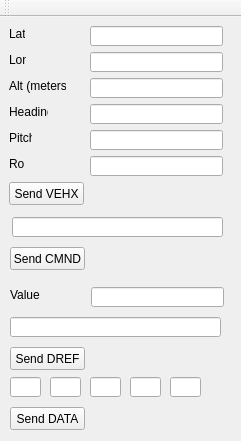
<?xml version="1.0" encoding="UTF-8"?>
<ui version="4.0">
 <class>XPlaneControlClass</class>
 <widget class="QMainWindow" name="XPlaneControlClass">
  <property name="geometry">
   <rect>
    <x>0</x>
    <y>0</y>
    <width>241</width>
    <height>441</height>
   </rect>
  </property>
  <property name="windowTitle">
   <string>XPlaneControl</string>
  </property>
  <widget class="QWidget" name="centralWidget">
   <widget class="QLabel" name="label">
    <property name="geometry">
     <rect>
      <x>9</x>
      <y>9</y>
      <width>16</width>
      <height>16</height>
     </rect>
    </property>
    <property name="text">
     <string>Lat</string>
    </property>
   </widget>
   <widget class="QLineEdit" name="lineLat">
    <property name="geometry">
     <rect>
      <x>90</x>
      <y>9</y>
      <width>133</width>
      <height>20</height>
     </rect>
    </property>
   </widget>
   <widget class="QLabel" name="label_2">
    <property name="geometry">
     <rect>
      <x>9</x>
      <y>35</y>
      <width>17</width>
      <height>16</height>
     </rect>
    </property>
    <property name="text">
     <string>Lon</string>
    </property>
   </widget>
   <widget class="QLineEdit" name="lineLon">
    <property name="geometry">
     <rect>
      <x>90</x>
      <y>35</y>
      <width>133</width>
      <height>20</height>
     </rect>
    </property>
   </widget>
   <widget class="QLabel" name="label_3">
    <property name="geometry">
     <rect>
      <x>9</x>
      <y>61</y>
      <width>57</width>
      <height>16</height>
     </rect>
    </property>
    <property name="text">
     <string>Alt (meters)</string>
    </property>
   </widget>
   <widget class="QLineEdit" name="lineAlt">
    <property name="geometry">
     <rect>
      <x>90</x>
      <y>61</y>
      <width>133</width>
      <height>20</height>
     </rect>
    </property>
   </widget>
   <widget class="QLabel" name="label_4">
    <property name="geometry">
     <rect>
      <x>9</x>
      <y>87</y>
      <width>39</width>
      <height>16</height>
     </rect>
    </property>
    <property name="text">
     <string>Heading</string>
    </property>
   </widget>
   <widget class="QLineEdit" name="lineHeading">
    <property name="geometry">
     <rect>
      <x>90</x>
      <y>87</y>
      <width>133</width>
      <height>20</height>
     </rect>
    </property>
   </widget>
   <widget class="QLabel" name="label_5">
    <property name="geometry">
     <rect>
      <x>9</x>
      <y>113</y>
      <width>23</width>
      <height>16</height>
     </rect>
    </property>
    <property name="text">
     <string>Pitch</string>
    </property>
   </widget>
   <widget class="QLineEdit" name="linePitch">
    <property name="geometry">
     <rect>
      <x>90</x>
      <y>113</y>
      <width>133</width>
      <height>20</height>
     </rect>
    </property>
   </widget>
   <widget class="QLabel" name="label_6">
    <property name="geometry">
     <rect>
      <x>9</x>
      <y>139</y>
      <width>16</width>
      <height>16</height>
     </rect>
    </property>
    <property name="text">
     <string>Roll</string>
    </property>
   </widget>
   <widget class="QLineEdit" name="lineRoll">
    <property name="geometry">
     <rect>
      <x>90</x>
      <y>139</y>
      <width>133</width>
      <height>20</height>
     </rect>
    </property>
   </widget>
   <widget class="QPushButton" name="pushSendVEHX">
    <property name="geometry">
     <rect>
      <x>9</x>
      <y>165</y>
      <width>75</width>
      <height>23</height>
     </rect>
    </property>
    <property name="text">
     <string>Send VEHX</string>
    </property>
   </widget>
   <widget class="QPushButton" name="pushSendCMND">
    <property name="geometry">
     <rect>
      <x>10</x>
      <y>230</y>
      <width>75</width>
      <height>23</height>
     </rect>
    </property>
    <property name="text">
     <string>Send CMND</string>
    </property>
   </widget>
   <widget class="QLineEdit" name="lineCmdPath">
    <property name="geometry">
     <rect>
      <x>12</x>
      <y>200</y>
      <width>211</width>
      <height>20</height>
     </rect>
    </property>
   </widget>
   <widget class="QLineEdit" name="lineDrefValue">
    <property name="geometry">
     <rect>
      <x>91</x>
      <y>270</y>
      <width>133</width>
      <height>20</height>
     </rect>
    </property>
   </widget>
   <widget class="QLabel" name="label_7">
    <property name="geometry">
     <rect>
      <x>10</x>
      <y>270</y>
      <width>31</width>
      <height>16</height>
     </rect>
    </property>
    <property name="text">
     <string>Value</string>
    </property>
   </widget>
   <widget class="QLineEdit" name="lineDrefPath">
    <property name="geometry">
     <rect>
      <x>10</x>
      <y>300</y>
      <width>211</width>
      <height>20</height>
     </rect>
    </property>
   </widget>
   <widget class="QPushButton" name="pushSendDREF">
    <property name="geometry">
     <rect>
      <x>10</x>
      <y>330</y>
      <width>75</width>
      <height>23</height>
     </rect>
    </property>
    <property name="text">
     <string>Send DREF</string>
    </property>
   </widget>
   <widget class="QLineEdit" name="lineDataIndex">
    <property name="geometry">
     <rect>
      <x>10</x>
      <y>360</y>
      <width>31</width>
      <height>20</height>
     </rect>
    </property>
   </widget>
   <widget class="QLineEdit" name="lineDataValue1">
    <property name="geometry">
     <rect>
      <x>50</x>
      <y>360</y>
      <width>31</width>
      <height>20</height>
     </rect>
    </property>
   </widget>
   <widget class="QPushButton" name="pushSendDATA">
    <property name="geometry">
     <rect>
      <x>10</x>
      <y>390</y>
      <width>75</width>
      <height>23</height>
     </rect>
    </property>
    <property name="text">
     <string>Send DATA</string>
    </property>
   </widget>
   <widget class="QLineEdit" name="lineDataValue2">
    <property name="geometry">
     <rect>
      <x>90</x>
      <y>360</y>
      <width>31</width>
      <height>20</height>
     </rect>
    </property>
   </widget>
   <widget class="QLineEdit" name="lineDataValue3">
    <property name="geometry">
     <rect>
      <x>130</x>
      <y>360</y>
      <width>31</width>
      <height>20</height>
     </rect>
    </property>
   </widget>
   <widget class="QLineEdit" name="lineDataValue4">
    <property name="geometry">
     <rect>
      <x>170</x>
      <y>360</y>
      <width>31</width>
      <height>20</height>
     </rect>
    </property>
   </widget>
  </widget>
  <widget class="QToolBar" name="mainToolBar">
   <attribute name="toolBarArea">
    <enum>TopToolBarArea</enum>
   </attribute>
   <attribute name="toolBarBreak">
    <bool>false</bool>
   </attribute>
  </widget>
 </widget>
 <layoutdefault spacing="6" margin="11"/>
 <resources>
  <include location="XPlaneControl.qrc"/>
 </resources>
 <connections/>
</ui>
